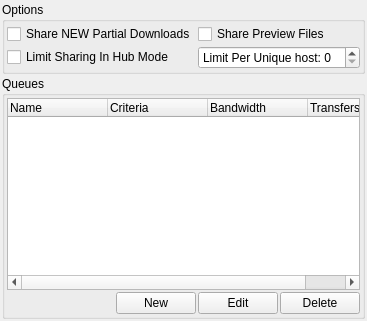
     <widget class="QWidget" name="pageUploads">
      <layout class="QGridLayout" name="gridLayout_33">
       <property name="margin">
        <number>2</number>
       </property>
       <property name="spacing">
        <number>2</number>
       </property>
       <item row="0" column="0">
        <widget class="QGroupBox" name="groupBoxUploadOptions">
         <property name="maximumSize">
          <size>
           <width>16777215</width>
           <height>16777215</height>
          </size>
         </property>
         <property name="title">
          <string>Options</string>
         </property>
         <layout class="QGridLayout" name="gridLayout_60">
          <property name="margin">
           <number>2</number>
          </property>
          <property name="spacing">
           <number>2</number>
          </property>
          <item row="0" column="0">
           <widget class="QCheckBox" name="checkBoxSharePartials">
            <property name="text">
             <string>Share NEW Partial Downloads</string>
            </property>
           </widget>
          </item>
          <item row="1" column="0">
           <widget class="QCheckBox" name="checkBoxSharingLimitHub">
            <property name="text">
             <string>Limit Sharing In Hub Mode</string>
            </property>
           </widget>
          </item>
          <item row="0" column="1">
           <widget class="QCheckBox" name="checkBoxSharePreviews">
            <property name="text">
             <string>Share Preview Files</string>
            </property>
           </widget>
          </item>
          <item row="1" column="1">
           <widget class="QSpinBox" name="spinBoxUniqueHostLimit">
            <property name="prefix">
             <string>Limit Per Unique host: </string>
            </property>
           </widget>
          </item>
         </layout>
        </widget>
       </item>
       <item row="1" column="0">
        <widget class="QGroupBox" name="groupBoxQueues">
         <property name="maximumSize">
          <size>
           <width>16777215</width>
           <height>16777215</height>
          </size>
         </property>
         <property name="title">
          <string>Queues</string>
         </property>
         <layout class="QGridLayout" name="gridLayout_65">
          <property name="margin">
           <number>2</number>
          </property>
          <property name="spacing">
           <number>2</number>
          </property>
          <item row="1" column="0">
           <layout class="QGridLayout" name="gridLayoutQueues">
            <item row="0" column="0">
             <spacer name="horizontalSpacerQueues">
              <property name="orientation">
               <enum>Qt::Horizontal</enum>
              </property>
              <property name="sizeHint" stdset="0">
               <size>
                <width>40</width>
                <height>20</height>
               </size>
              </property>
             </spacer>
            </item>
            <item row="0" column="1">
             <widget class="QPushButton" name="pushButtonNewQueue">
              <property name="text">
               <string>New</string>
              </property>
             </widget>
            </item>
            <item row="0" column="2">
             <widget class="QPushButton" name="pushButtonEditQueue">
              <property name="text">
               <string>Edit</string>
              </property>
             </widget>
            </item>
            <item row="0" column="3">
             <widget class="QPushButton" name="pushButtonDeleteQueue">
              <property name="text">
               <string>Delete</string>
              </property>
             </widget>
            </item>
           </layout>
          </item>
          <item row="0" column="0">
           <widget class="QTreeWidget" name="treeWidgetQueues">
            <column>
             <property name="text">
              <string>Name</string>
             </property>
            </column>
            <column>
             <property name="text">
              <string>Criteria</string>
             </property>
            </column>
            <column>
             <property name="text">
              <string>Bandwidth</string>
             </property>
            </column>
            <column>
             <property name="text">
              <string>Transfers</string>
             </property>
            </column>
           </widget>
          </item>
         </layout>
        </widget>
       </item>
      </layout>
     </widget>
